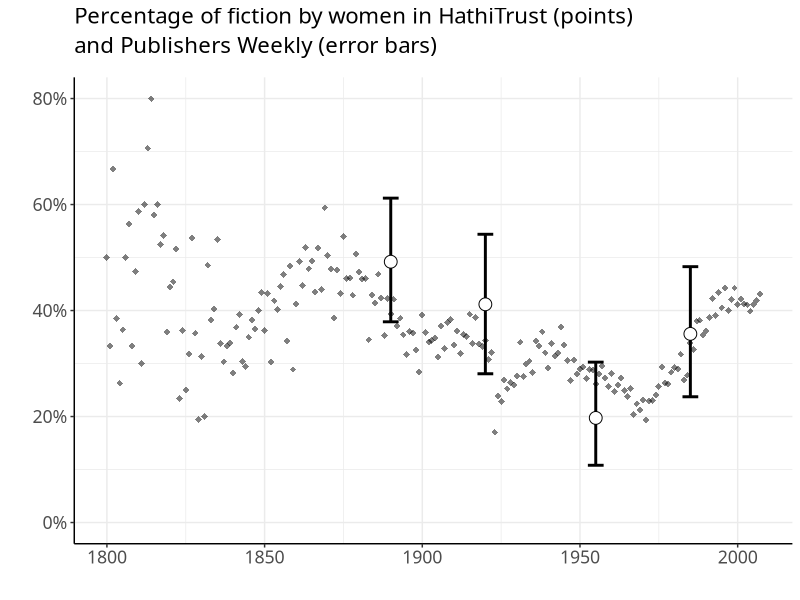
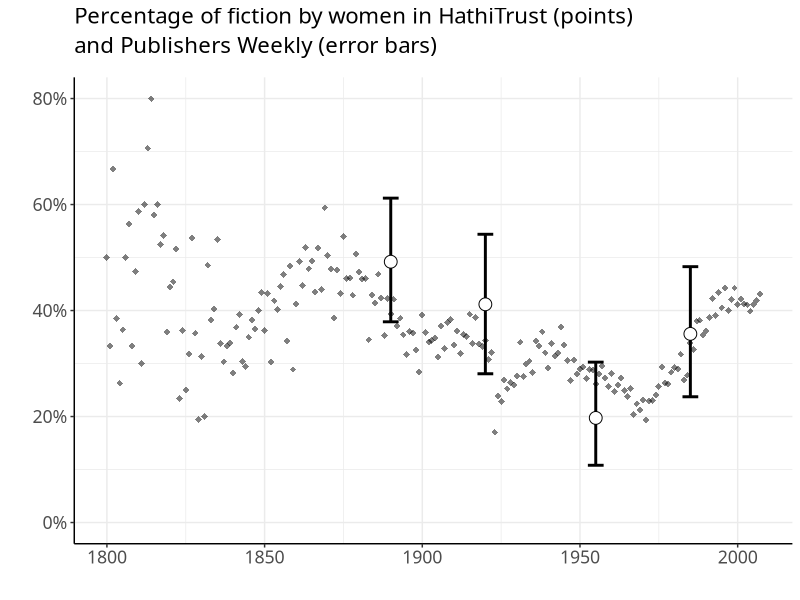

Generate these figures, in order, with R:
library(ggplot2)
library(scales)
library(dplyr)

this.dir <- dirname(parent.frame(2)$ofile)
setwd(this.dir)

errors <- read.csv('../1counting/pubweeklyerrorbars.csv')
hathi <- read.csv('../1counting/authorratios.csv')

p <- ggplot() + 
  geom_errorbar(data=errors, mapping=aes(x=year, ymin=low, ymax=high), width=5, size=1, color="black") + 
  geom_point(data=errors, mapping=aes(x=year, y=mean), size=4, shape=21, fill="white") +
  geom_point(data = hathi, mapping = aes(x = year, y = authratio), shape = 18, size = 2, alpha = 0.5) + 
  ylab('') +
  scale_y_continuous(labels = percent, limits = c(0, 0.8)) +
  xlab('') + theme(text = element_text(size = 15)) +
  ggtitle('Percentage of fiction by women in HathiTrust (points)\nand Publishers Weekly (error bars)') +
  xlim(1800, 2007) + 
  theme_bw() +
  theme(text = element_text(size = 16, family = "Avenir Next Medium"), 
        panel.border = element_blank(),
        axis.line = element_line(color = 'black'),
        plot.title = element_text(margin = margin(b = 14), size = 16, lineheight = 1.1))

tiff("../images/fig1wtitle.tiff", height = 6, width = 9, units = 'in', res=400)
plot(p)
dev.off()
plot(p)